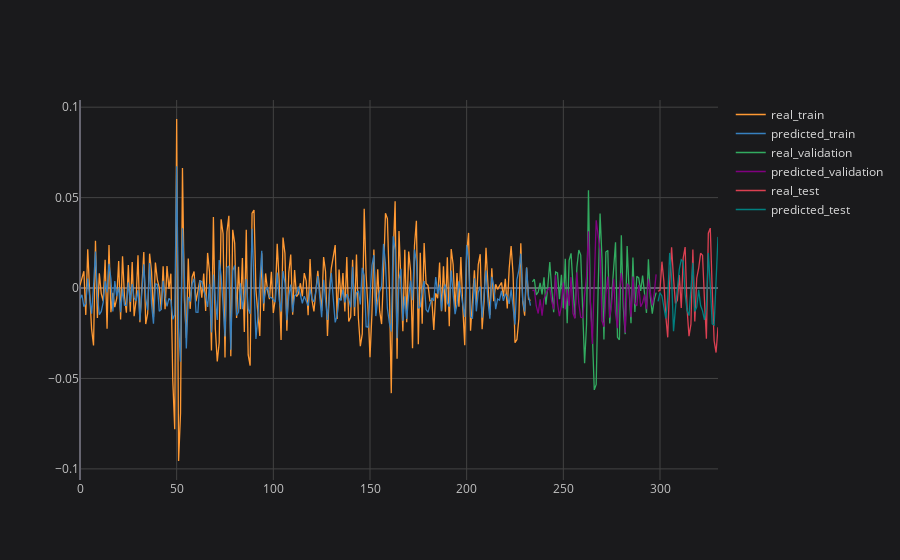

The notebook cell saved with this chart:
### Code cell
# plotting partial result
plot_ticker = 'PETR4'
plot_feature = 'Open'
plot_imf = 'IMF1'

concatenated_results[plot_ticker][plot_feature][plot_imf].iplot(title=f'{plot_ticker} {plot_feature} {plot_imf}', asFigure=True, layout=space)

### Figure 1 — Plotly figure (JSON) as saved in the notebook; plotly's stock layout.template omitted (floating-point values rounded to 4 significant figures; data arrays with more than 128 entries replaced by an {"elided": "..."} marker saying what was removed)
{"data": [{"line": {"color": "rgba(255, 153, 51, 1.0)", "dash": "solid", "shape": "linear", "width": 1.3}, "mode": "lines", "name": "real_train", "text": "", "type": "scatter", "x": {"elided": "331 int values"}, "y": {"elided": "331 mixed values"}}, {"line": {"color": "rgba(55, 128, 191, 1.0)", "dash": "solid", "shape": "linear", "width": 1.3}, "mode": "lines", "name": "predicted_train", "text": "", "type": "scatter", "x": {"elided": "331 int values"}, "y": {"elided": "331 mixed values"}}, {"line": {"color": "rgba(50, 171, 96, 1.0)", "dash": "solid", "shape": "linear", "width": 1.3}, "mode": "lines", "name": "real_validation", "text": "", "type": "scatter", "x": {"elided": "331 int values"}, "y": {"elided": "331 mixed values"}}, {"line": {"color": "rgba(128, 0, 128, 1.0)", "dash": "solid", "shape": "linear", "width": 1.3}, "mode": "lines", "name": "predicted_validation", "text": "", "type": "scatter", "x": {"elided": "331 int values"}, "y": {"elided": "331 mixed values"}}, {"line": {"color": "rgba(219, 64, 82, 1.0)", "dash": "solid", "shape": "linear", "width": 1.3}, "mode": "lines", "name": "real_test", "text": "", "type": "scatter", "x": {"elided": "331 int values"}, "y": {"elided": "331 mixed values"}}, {"line": {"color": "rgba(0, 128, 128, 1.0)", "dash": "solid", "shape": "linear", "width": 1.3}, "mode": "lines", "name": "predicted_test", "text": "", "type": "scatter", "x": {"elided": "331 int values"}, "y": {"elided": "331 mixed values"}}], "layout": {"legend": {"bgcolor": "#1A1A1C", "font": {"color": "#D9D9D9", "size": 12}}, "paper_bgcolor": "#1A1A1C", "plot_bgcolor": "#1A1A1C", "title": {"font": {"color": "#D9D9D9"}, "x": 0.5}, "xaxis": {"gridcolor": "#434343", "showgrid": true, "tickfont": {"color": "#C2C2C2", "size": 12}, "title": {"font": {"color": "#D9D9D9"}}, "zerolinecolor": "#666570"}, "yaxis": {"gridcolor": "#434343", "showgrid": true, "tickfont": {"color": "#C2C2C2", "size": 12}, "title": {"font": {"color": "#D9D9D9"}}, "zerolinecolor": "#666570"}}}
